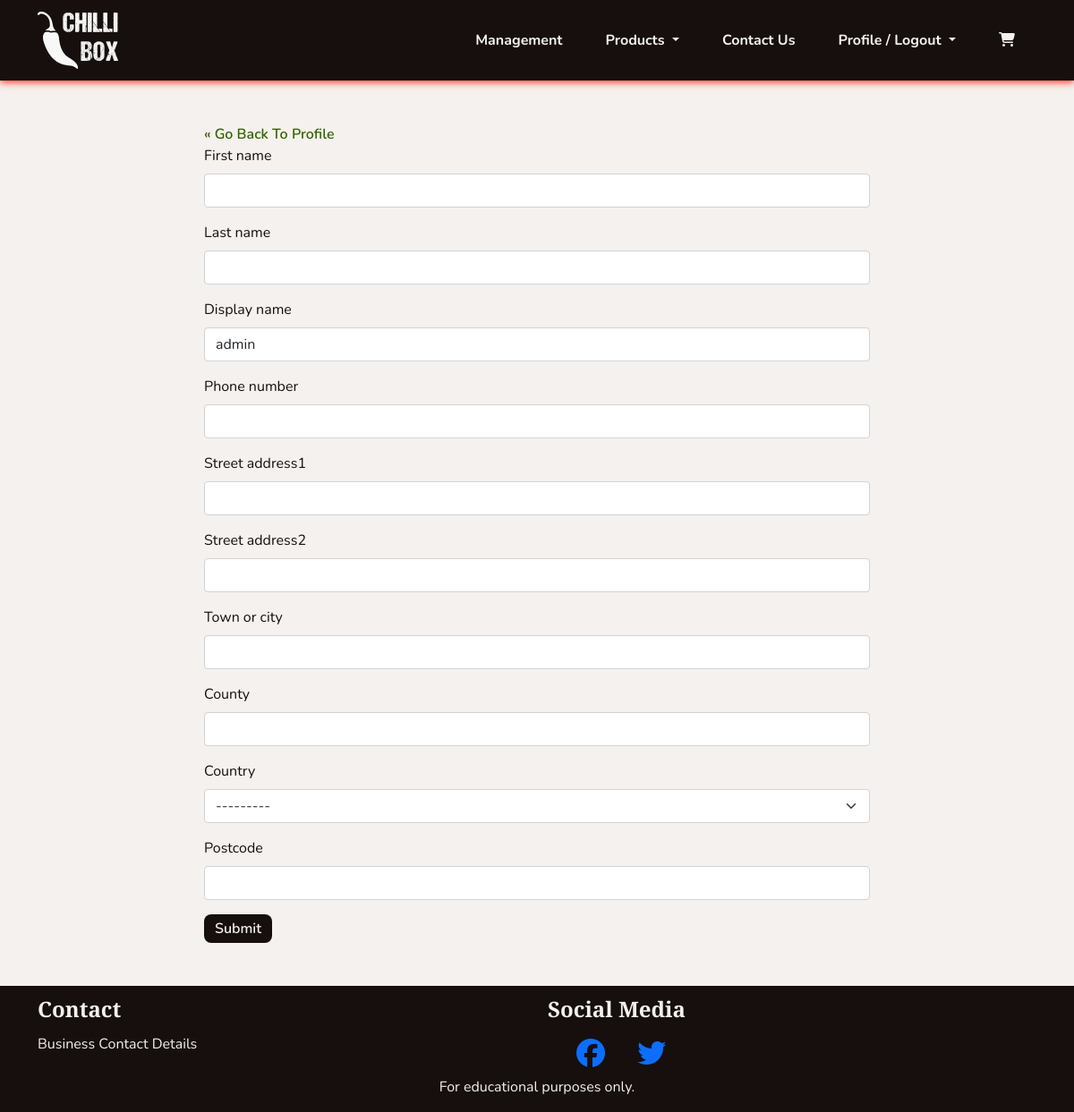
Before: /profiles/edit_profile/ (signed in) with the older database file.
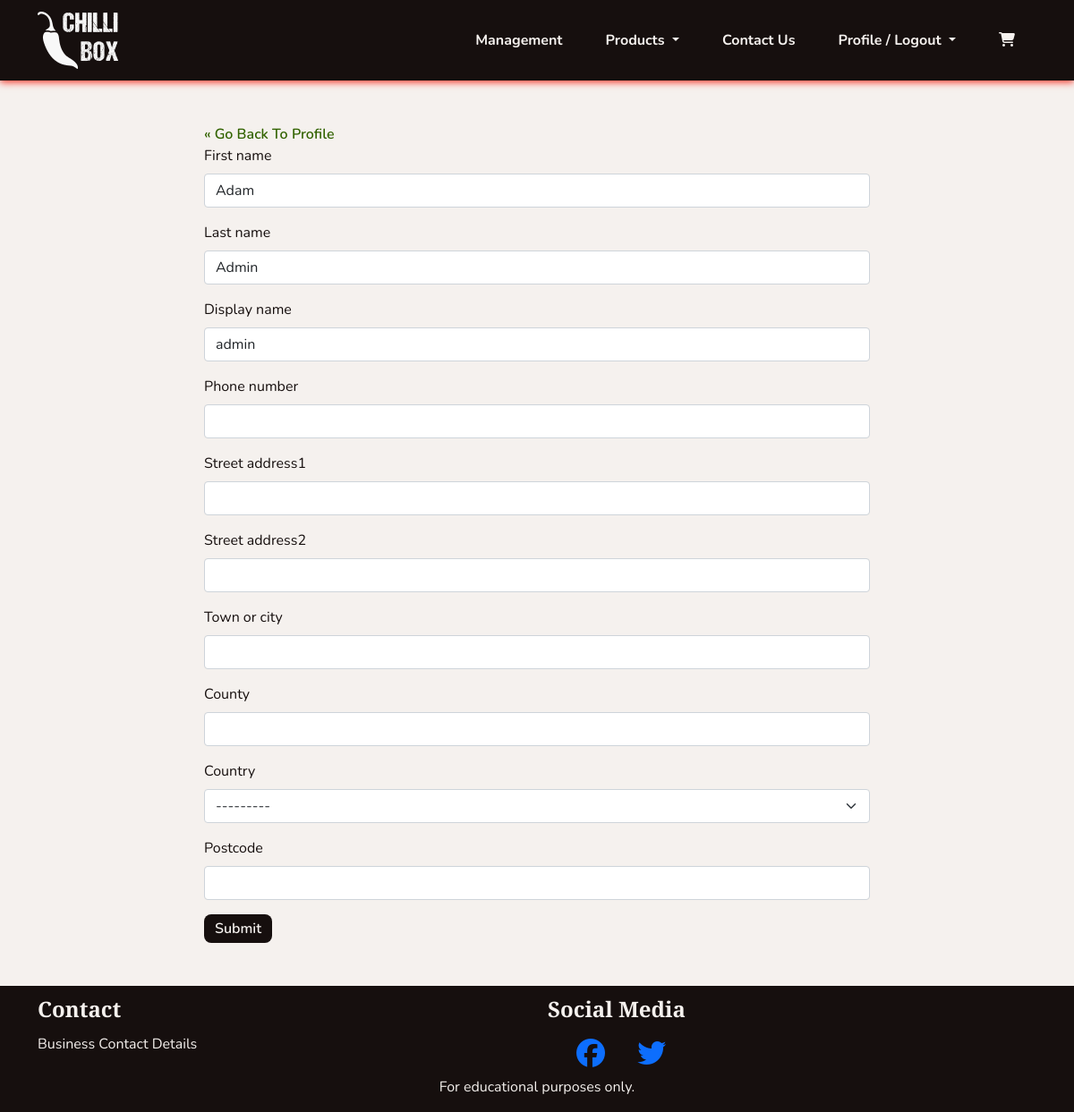
After: the same page with the newer database file.
### profiles/models.py (models this page shows, shortened)
class UserProfile(models.Model):
    user = models.OneToOneField(User, on_delete=models.CASCADE)
    first_name = models.CharField(max_length=40, null=True, blank=True)
    last_name = models.CharField(max_length=80, null=True, blank=True)
    display_name = models.CharField(max_length=40, null=True, blank=True)
    phone_number = models.CharField(max_length=20, null=True, blank=True)
    street_address1 = models.CharField(max_length=80, null=True, blank=True)
    street_address2 = models.CharField(max_length=80, null=True, blank=True)
    town_or_city = models.CharField(max_length=40, null=True, blank=True)
    county = models.CharField(max_length=80, null=True, blank=True)
    country = CountryField(blank_label='Country', null=True, blank=True)
    postcode = models.CharField(max_length=20, null=True, blank=True)

### profiles/views.py (the view)
# urls.py: path('edit_profile/', views.UpdateProfile.as_view(), name='edit_profile'),
class UpdateProfile(LoginRequiredMixin, SuccessMessageMixin, UpdateView):
    model = UserProfile
    form_class = ProfileForm
    template_name = 'profiles/profile_form.html'
    success_url = '/profiles/profile/'
    success_message = 'Your details were updated successfully.'
    def get_object(self):
        return self.request.user.userprofile

### profiles/forms.py
class ProfileForm(forms.ModelForm):
    class Meta:
        model = UserProfile
        exclude = ['user']

### cart/contexts.py (called while the page is built, shortened)
def cart_contents(request):
    cart_items = []
    total = 0
    product_count = 0
    cart = request.session.get('cart', {})
    if total < settings.FREE_DELIVERY_THRESHOLD:
        delivery = Decimal(settings.STANDARD_DELIVERY_COST)
        free_delivery_delta = settings.FREE_DELIVERY_THRESHOLD - total
    else:
        delivery = 0
        free_delivery_delta = 0
    grand_total = delivery + total
    context = {
        'cart_items': cart_items,
        'total': total,
        'product_count': product_count,
        'delivery': delivery,
        'free_delivery_delta': free_delivery_delta,
        'free_delivery_threshold': settings.FREE_DELIVERY_THRESHOLD,
        'grand_total': grand_total,
    }
    return context

### profiles/templates/profiles/profile_form.html (shortened to what this page needs)
{% extends 'base.html' %}
{% load crispy_forms_tags %}
{% block content %}
<section class="container-md">
    <div class="col-md-8 mx-auto">
        <a class="chilli-link" href="{% url 'profiles:profile' %}">&laquo; Go Back To Profile</a>
        <form enctype="multipart/form-data" method="POST">
            {{ form|crispy}}
            <button class="chilli-btn" type="submit chilli-go">Submit</button>
        </form>
    </div>
</section>
{% endblock %}

Changed rows visible on the page:
changed UserProfile "admin": first_name (not shown) → "Adam"; last_name (not shown) → "Admin"
